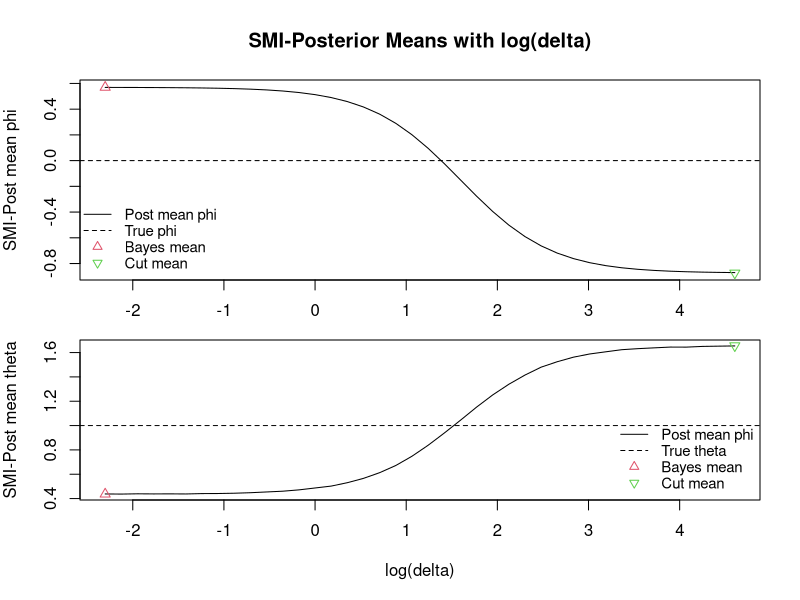
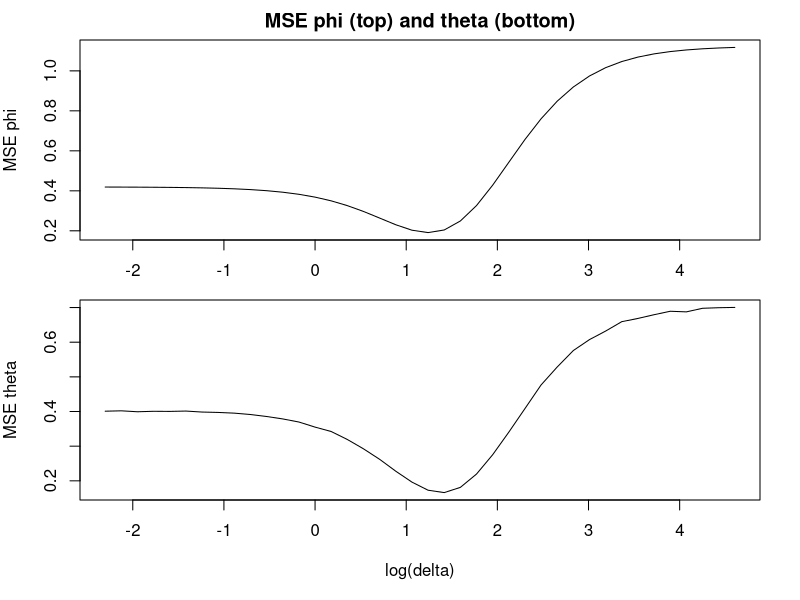
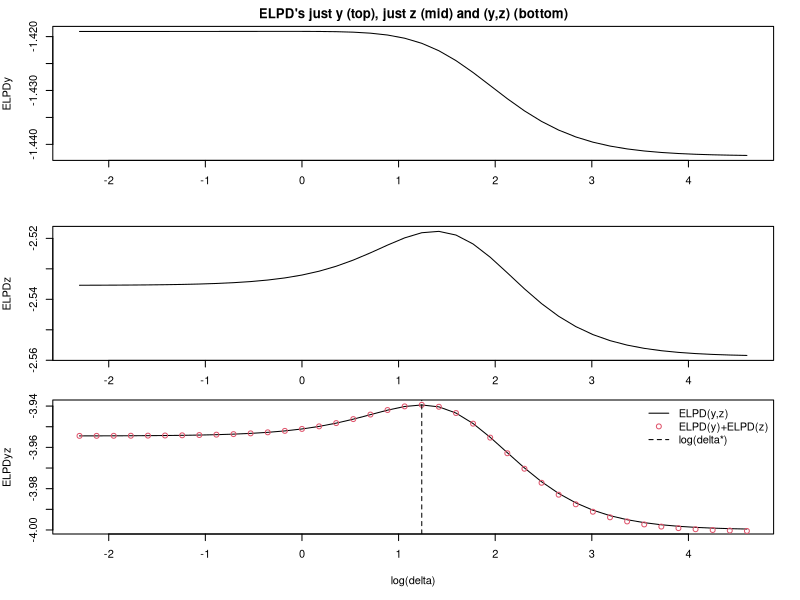
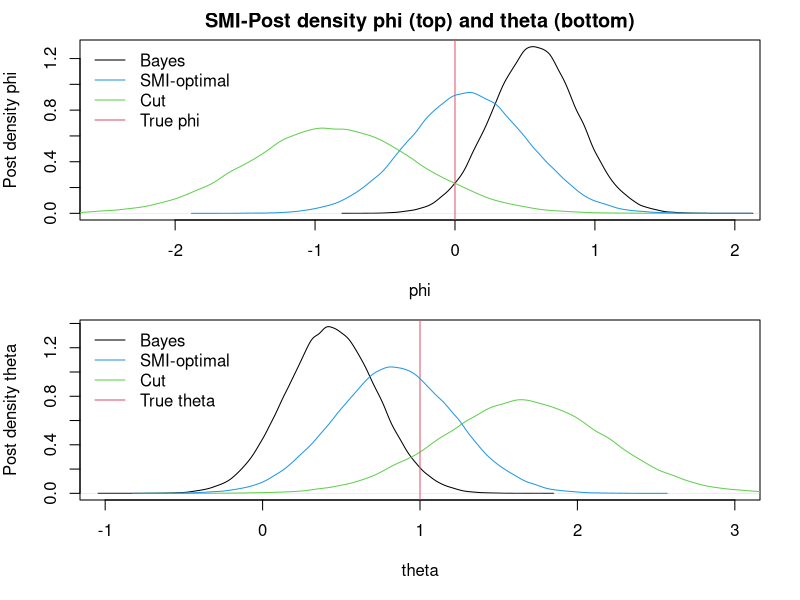
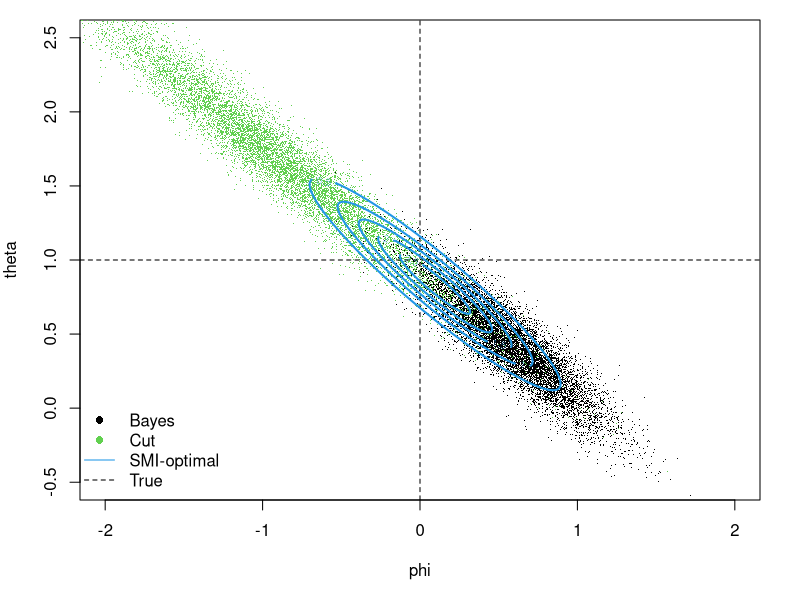

Here is the R script that generated these plots, in order:
#Here is the code to produce figures 2 and 3 in section 5.1 of the paper
#"Valid belief updates for prequentially additive loss functions arising in Semi-Modular Inference"
#Geoff K. Nicholls, Jeong Eun Lee, Chieh-Hsi Wu and Chris U. Carmona
#(2022)
#
###################################################################
setwd("~/collab - Kate/SMI-ABC")
#pdf(file="simple-normal-example.pdf",paper="a4")

rm(list=ls())
set.seed(6) # tried 1-6 wanted good separation of the cut and Bayes - slightly dodgy 
#but we were explicit about this in the paper


#true observation model for Y (is same as fitted)
yim <- function(phi,theta,s,n){
  return(rnorm(n,theta+phi,s))
}

#ditto Z
zim <- function(phi,s,n){
  return(rnorm(n,phi,s))
}

#sd for normal prior for theta
s.theta=0.33 #quite extreme

#observation model setup and data
n=50; m=n/2; sy=1; sz=3 
phi_T=0; theta_T=1
yobs <- yim(phi=phi_T,theta=theta_T,s=sy,n); 
zobs <- zim(phi=phi_T,s=sz,m); 

 
T.sim=1e5 #the number of samples of each posterior in scatter plot fig 2 and in estimating the posterior mean square error fig 3 top right 
v.gam <- 0.1*1000^seq(from=0,to=1,length.out=40); #these are the delta values considered - when we find delta^* we chose the one with the largest ELPD_z
n.gam=length(v.gam) #in this setting v.gam[1] should be a decent approx to Bayes and v.gam[n.gam] should give cut (to a decent approx)
PHI=THETA=matrix(NA,T.sim,n.gam) #save posterior samples

#calculate the posteriors analyticaly as simple normal - seee qns bottom page 16 top 17 of arXiv version
my=mean(yobs)
mz=mean(zobs)
rho=(s.theta^2/(s.theta^2+sy^2/n))
s.thGphY=1/sqrt(n/sy^2+1/s.theta^2)
s.delta=mu.delta=matrix(NA,n.gam,1)

#smi-abc posterior simulation - go through each of the delta values (confusingly called v.gam)
for (j in 1:n.gam) {
  delta=v.gam[j]
  lam=(m/sz^2)/((m/sz^2)+ (n/(sy^2+delta^2+n*s.theta^2)))
  s.delta[j]=sz*sqrt(lam/m)
  mu.delta[j]=lam*mz+(1-lam)*my
  PHI[,j]=rnorm(T.sim,mean=mu.delta[j],sd=s.delta[j]) #we need sampled phi's to sample theta - could calculate theta marginal
  mu.thGphY=rho*(my-PHI[,j])
  THETA[,j]=rnorm(T.sim,mean=mu.thGphY,sd=s.thGphY) #nested monte carlo
}
 
#taking the limit delta->0 and delta->infty respectively
#full bayes  
lam.bayes=(m/sz^2)/((m/sz^2)+ (n/(sy^2+n*s.theta^2)))
s.bayes.phi=sz*sqrt(lam.bayes/m)
mu.bayes.phi=lam.bayes*mz+(1-lam.bayes)*my
PHI.BAYES=rnorm(T.sim,mean=mu.bayes.phi,sd=s.bayes.phi) #we need sampled phi's to sample theta - could calculate theta marginal
mu.thGphY=rho*(my-PHI.BAYES)
THETA.BAYES=rnorm(T.sim,mean=mu.thGphY,sd=s.thGphY) #this stuff doesnt change

#full cut  
s.cut.phi=sz/sqrt(m)
mu.cut.phi=mz
PHI.CUT=rnorm(T.sim,mean=mu.cut.phi,sd=s.cut.phi) #we need sampled phi's to sample theta - could calculate theta marginal
mu.thGphY=rho*(my-PHI.CUT)
THETA.CUT=rnorm(T.sim,mean=mu.thGphY,sd=s.thGphY) #this stuff doesnt change


#means of phi and theta as delta varies
#plot(log(v.gam),apply(PHI,2,mean)); #we dont need this as we have the formula
par(mfrow=c(2,1));
par(mar=c(1,4,4,2))
plot(log(v.gam),mu.delta,type='l',xlab='',ylab="SMI-Post mean phi",main="SMI-Posterior Means with log(delta)"); 
points(log(v.gam[1]),mu.bayes.phi,pch=2,col=2);points(log(v.gam[n.gam]),mu.cut.phi,pch=6,col=3)
abline(h=phi_T,lty=2)
legend('bottomleft',y.intersp=0.9,cex=0.9,bty="n",col=c(1,1,2,3),lty=c(1,2,NA,NA),pch=c(NA,NA,2,6),legend=c("Post mean phi","True phi","Bayes mean","Cut mean"))
par(mar=c(5,4,2,2))
plot(log(v.gam),apply(THETA,2,mean),type='l',xlab="log(delta)",ylab="SMI-Post mean theta"); 
points(log(v.gam[1]),mean(THETA.BAYES),pch=2,col=2); points(log(v.gam[n.gam]),mean(THETA.CUT),pch=6,col=3)
abline(h=theta_T,lty=2)
legend('bottomright',y.intersp=0.9,cex=0.9,bty="n",col=c(1,1,2,3),lty=c(1,2,NA,NA),pch=c(NA,NA,2,6),legend=c("Post mean phi","True theta","Bayes mean","Cut mean"))

#MSE's 
par(mfrow=c(2,1));
par(mar=c(3,4,2,2))
plot(log(v.gam),(mu.delta-phi_T)^2+s.delta^2,type='l',xlab='',ylab="MSE phi",main="MSE phi (top) and theta (bottom)")
par(mar=c(5,4,0,2))
plot(log(v.gam),(apply(THETA,2,mean)-theta_T)^2+apply(THETA,2,sd)^2,type='l',xlab="log(delta)",ylab="MSE theta")


####
#important bits now - calculate the exact ELPD

#exact ELPD - just y - formula item (10) in notes
par(mfrow=c(3,1));
par(mar=c(3,4,2,2))
s1.sq=(1-rho)^2*s.delta^2+s.thGphY^2+sy^2
mu1=mu.delta*(1-rho)+rho*my
ELPDy=-(1/2)*log(2*pi)-(1/2)*log(s1.sq)-sy^2/(2*s1.sq)-(phi_T+theta_T-mu1)^2/(2*s1.sq)
plot(log(v.gam),ELPDy,type='l',xlab="",main="ELPD's just y (top), just z (mid) and (y,z) (bottom)")

#exact ELPD - just z - forula item (11) in notes
s2.sq=s.delta^2+sz^2
mu2=mu.delta
ELPDz=-(1/2)*log(2*pi)-(1/2)*log(s2.sq)-sz^2/(2*s2.sq)-(phi_T-mu2)^2/(2*s2.sq)
plot(log(v.gam),ELPDz,type='l',xlab="")

#exact ELPD - full elpd y and z - formula end of item (12) in notes
a=s1.sq; b=(1-rho)*s.delta^2; d=s2.sq; e=mu1; f=mu2
Delta=a*d-b^2
expr1=Delta^(-1)*(d*sy^2+d*(phi_T+theta_T-e)^2-2*b*(phi_T+theta_T-e)*(phi_T-f)+a*sz^2+a*(phi_T-f)^2)
ELPDyz=-(1/2)*expr1-(1/2)*log(Delta)-log(2*pi)
par(mar=c(5,4,0,2))
plot(log(v.gam),ELPDyz,type='l',xlab="log(delta)")
points(log(v.gam),ELPDz+ELPDy,col=2) #after all that calculation the ELPD joint for y and z is basicly equal ELPDy+ELPDz
which.delta=which.max(ELPDyz)
delta.star=v.gam[which.delta]
eta.star=sy^2/(sy^2+delta.star^2) #for comparison with eta-SMI
abline(v=log(delta.star),lty=2)
legend('topright',bty="n",col=c(1,2,1),lty=c(1,NA,2),pch=c(NA,1,NA),legend=c("ELPD(y,z)","ELPD(y)+ELPD(z)","log(delta*)"))

#density at cut and post
par(mfrow=c(2,1));
par(mar=c(4,4,2,2))
plot(density(PHI.BAYES),xlab="phi",ylab="Post density phi",main="SMI-Post density phi (top) and theta (bottom)",xlim=c(-2.5,2)); 
lines(density(PHI.CUT),col=3); abline(v=phi_T,col=2)
lines(density(PHI[,which.delta]),col=4)
legend('topleft',bty="n",col=c(1,4,3,2),lty=c(1,1,1,1),legend=c("Bayes","SMI-optimal","Cut","True phi"))
par(mar=c(5,4,1,2))
plot(density(THETA.BAYES),xlab="theta",ylab="Post density theta",main="",xlim=c(-1,3)); 
lines(density(THETA.CUT),col=3); abline(v=theta_T,col=2)
lines(density(THETA[,which.delta]),col=4)
legend('topleft',bty="n",col=c(1,4,3,2),lty=c(1,1,1),legend=c("Bayes","SMI-optimal","Cut","True theta"))

#joint dbns
par(mfrow=c(1,1))
#plot(PHI[1:(T.sim/10),which.delta],THETA[1:(T.sim/10),which.delta],col=2,xlab="phi",ylab="theta",pch=1)
#points(PHI.BAYES[1:(T.sim/10)],THETA.BAYES[1:(T.sim/10)],col=1,pch=1)
plot(PHI.BAYES[1:(T.sim/10)],THETA.BAYES[1:(T.sim/10)],col=1,pch='.',xlab="phi",ylab="theta",xlim=c(-2,2),ylim=c(-0.5,2.5))
points(PHI.CUT[1:(T.sim/10)],THETA.CUT[1:(T.sim/10)],col=3,pch='.')
abline(v=phi_T,h=theta_T,lty=2)

pi.smi<-function(delta,theta,phi){
  #SMI-ABC joint posterior
  rho=(s.theta^2/(s.theta^2+sy^2/n))
  s.thGphY=1/sqrt(n/sy^2+1/s.theta^2)
  lam=(m/sz^2)/((m/sz^2)+ (n/(sy^2+delta^2+n*s.theta^2)))
  s.delta=sz*sqrt(lam/m)
  mu.delta=lam*mz+(1-lam)*my
    PHI.d=dnorm(phi,mean=mu.delta,sd=s.delta) #we need sampled phi's to sample theta - could calculate theta marginal
    mu.thGphY=rho*(my-phi)
    THETA.d=dnorm(theta,mean=mu.thGphY,sd=s.thGphY)
    return(THETA.d*PHI.d)
}

M=300; u=seq(-2,2,length.out=M); v=seq(-0.5,2.5,length.out=M); z=matrix(NA,M,M); 
for (i in 1:M) { 
  for (j in 1:M) { 
    z[i,j]=pi.smi(delta.star,v[j],u[i])
  } 
}
contour(u,v,z,col=4,nlevels=7,add=T,lwd=2)
legend('bottomleft',bty='n',lty = c(NA,NA,1,2),pch=c(16,16,NA,NA),col = c(1,3,4,1),legend=c("Bayes","Cut","SMI-optimal","True"))

#dev.off()

##############
# pdfs for paper

#Fig 3 left column - marginal posterior density at cut, selected delta*-SMI and post
pdf('NormEx-MarginalDenisties.pdf')
par(mfrow=c(2,1));
par(mar=c(3.5,4,1,2))
plot(density(PHI.BAYES),xlab="",ylab="Post density phi",main="",xlim=c(-2.5,2)); 
title(xlab="phi", line=2)
lines(density(PHI.CUT),col=3); abline(v=phi_T,col=2)
lines(density(PHI[,which.delta]),col=4)
legend('topleft',bty="n",col=c(1,4,3,2),lty=c(1,1,1,1),legend=c("Bayes","SMI-optimal","Cut","True phi"))
par(mar=c(3.5,4,1,2))
plot(density(THETA.BAYES),xlab="",ylab="Post density theta",main="",xlim=c(-1,3)); 
title(xlab="theta", line=2)
lines(density(THETA.CUT),col=3); abline(v=theta_T,col=2)
lines(density(THETA[,which.delta]),col=4)
legend('topleft',bty="n",col=c(1,4,3,2),lty=c(1,1,1),legend=c("Bayes","SMI-optimal","Cut","True theta"))
dev.off()

#Fig 3 right column - MSE & exact ELPD_{y,z}
#MSE
pdf("NormEx-MSE-ELPD.pdf")
par(mfrow=c(2,1));
par(mar=c(3,4,1,2))
plot(log(v.gam),(mu.delta-phi_T)^2+s.delta^2,type='l',xlab='',ylab="PMSE",ylim=c(0.1,0.8))
lines(log(v.gam),(apply(THETA,2,mean)-theta_T)^2+apply(THETA,2,sd)^2,lty=2)
legend('bottomright',bty="n",col=c(1,1),lty=c(1,2),pch=c(NA,NA),legend=c("PMSE phi","PMSE theta"))
#exact ELPD - full elpd y and z - formula end of item (12) in notes
a=s1.sq; b=(1-rho)*s.delta^2; d=s2.sq; e=mu1; f=mu2
Delta=a*d-b^2
expr1=Delta^(-1)*(d*sy^2+d*(phi_T+theta_T-e)^2-2*b*(phi_T+theta_T-e)*(phi_T-f)+a*sz^2+a*(phi_T-f)^2)
ELPDyz=-(1/2)*expr1-(1/2)*log(Delta)-log(2*pi)
par(mar=c(3.5,4,0.5,2))
plot(log(v.gam),ELPDyz,type='l',xlab="")
title(xlab="log(delta)", line=2)
#points(log(v.gam),ELPDz+ELPDy,col=2) #after all that calculation the ELPD joint for y and z is basicly equal ELPDy+ELPDz
which.delta=which.max(ELPDyz)
delta.star=v.gam[which.delta]
abline(v=log(delta.star),lty=2)
legend('topright',bty="n",col=c(1,1),lty=c(1,2),pch=c(NA,NA),legend=c("ELPD(y,z)","log(delta*)"))
dev.off()

#Fig 1 - scatter plot of theta v. phi
#joint dbns
pdf("NormEx-Scatter.pdf")
par(mfrow=c(1,1))
par(mar=c(4,4,2,2))
#plot(PHI[1:(T.sim/10),which.delta],THETA[1:(T.sim/10),which.delta],col=2,xlab="phi",ylab="theta",pch=1)
#points(PHI.BAYES[1:(T.sim/10)],THETA.BAYES[1:(T.sim/10)],col=1,pch=1)
plot(PHI.BAYES[1:(T.sim/10)],THETA.BAYES[1:(T.sim/10)],col=1,pch='.',xlab="",ylab="",xlim=c(-2.5,2),ylim=c(-0.5,3.0))
title(xlab="phi", ylab="theta",line=2.5)

points(PHI.CUT[1:(T.sim/10)],THETA.CUT[1:(T.sim/10)],col=3,pch='.')
abline(v=phi_T,h=theta_T,lty=2)

M=300; u=seq(-2,2,length.out=M); v=seq(-0.5,2.5,length.out=M); z=matrix(NA,M,M); 
for (i in 1:M) { 
  for (j in 1:M) { 
    z[i,j]=pi.smi(delta.star,v[j],u[i])
  } 
}
contour(u,v,z,col=4,nlevels=7,add=T,lwd=2)
legend('bottomleft',bty='n',lty = c(NA,NA,1,2),pch=c(16,16,NA,NA),col = c(1,3,4,1),legend=c("Bayes","Cut","SMI-optimal","True"))
dev.off()
